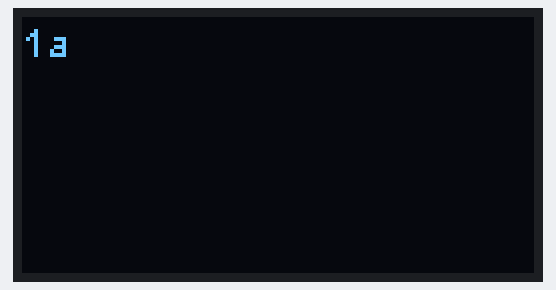
This sketch was run on a simulated ESP8266 (NodeMCU). On the bench: 128×64 one-colour display.

Above: at 2.1 s.
At 3.1 s:
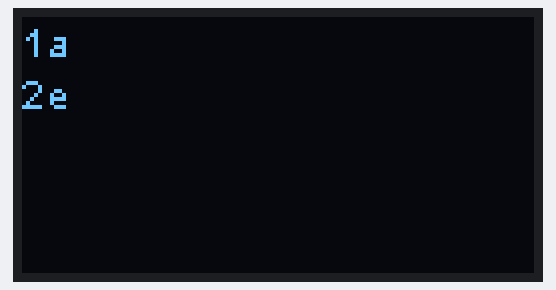
At 4.1 s:
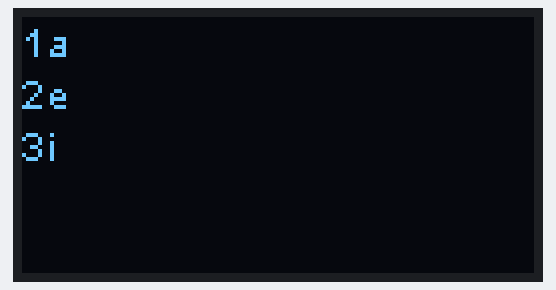
At 7.2 s:
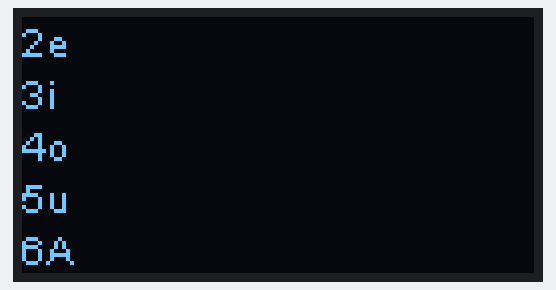
At 9.2 s:
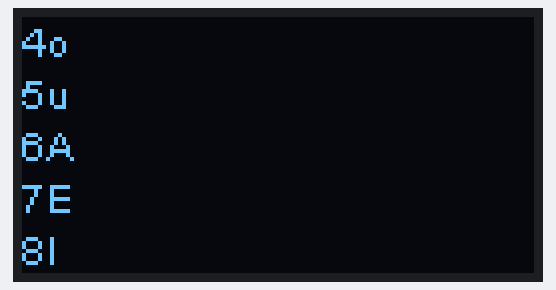
At 12.2 s:
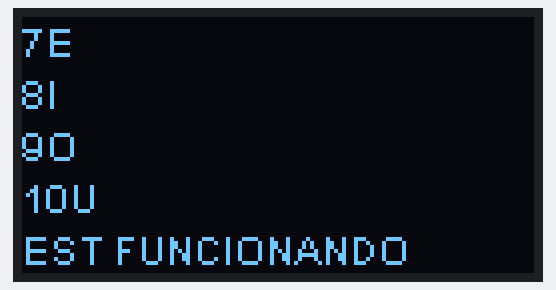

Measured:
- by itself, everything shown: repeats every 12.2 s, in 11 steps
- what the display in image 0 shows lasts 1.1 s, from 2.0 s to 3.1 s
- what the display in image 5 shows lasts 2.0 s, from 12.2 s to 14.2 s

The sketch:

Prueba_de_Display.ino
```cpp
#include <Wire.h>  // Only needed for Arduino 1.6.5 and earlier
#include "SSD1306Wire.h"

#define SCREEN_WIDTH 128
#define SCREEN_HEIGHT 64
#define OLED_RESET   -1
SSD1306Wire display(0x3C, SDA, SCL);

void setup() {
  Serial.begin(9600);
  // Show initial display buffer contents on the screen --
  // the library initializes this with an Adafruit splash screen.
    display.init();
  display.setContrast(255);
  display.display();
  delay(2000); // Pause for 2 seconds
}

void loop() {
  //display.flipScreenVertically();
 // Some test data
algo();
delay(1000);
display.clear();
  // Some test data

}
void algo(){
    display.setLogBuffer(5, 30);
   const char* test[] = {
    "1a",
    "2e",
    "3i",
    "4o",
    "5u",
    "6A",
    "7E",
    "8I",
    "9O",
    "10U",
    "ESTÁ FUNCIONANDO",
  };

  for (uint8_t i = 0; i < 11; i++) {
    display.clear();
    // Print to the screen
    display.println(test[i]);
    // Draw it to the internal screen buffer
    display.drawLogBuffer(0, 0);
    // Display it on the screen
    display.display();
    delay(1000);
  }
}
```
